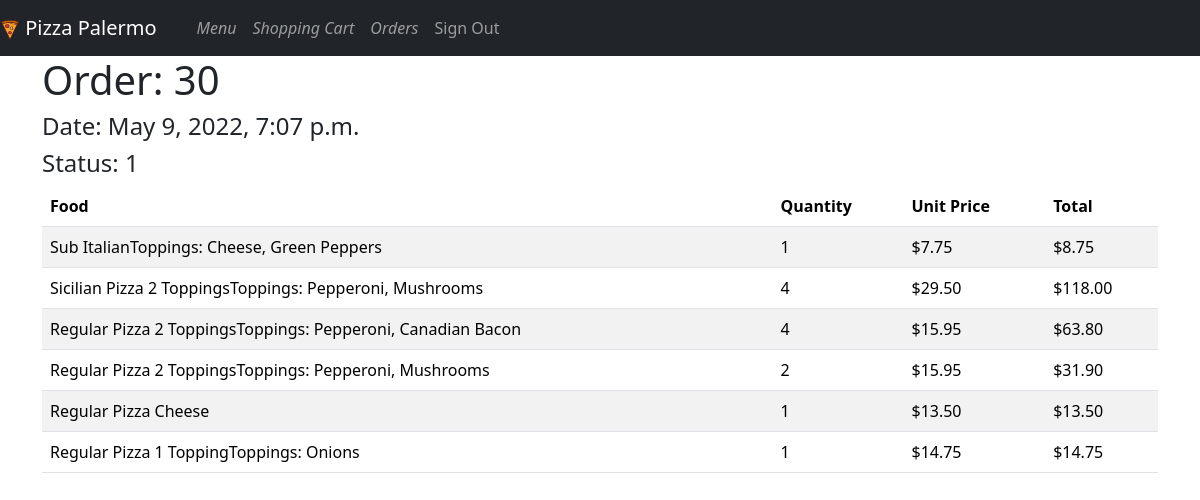
Page /orders/30/detail (signed in) on the committed database.
### orders/models.py (models this page shows, shortened)
class Order(models.Model):
    STATUS=((0,"Draft, in cart"), (1, "Placed, release by client"),
            (2, "Cooked"), (3, "Deliveried"),
            (4, "Canceled"), (5, "Paid"),)
    STATUS_DRAFT = 0
    order_total = models.DecimalField(default=0, max_digits=6, decimal_places=2)
    order_date = models.DateTimeField(auto_now_add=True, null=True, blank=True)
    status = models.PositiveSmallIntegerField(choices=STATUS, default=STATUS_DRAFT)
    user = models.ForeignKey(User, on_delete=models.SET_NULL,
                            related_name="OrderUser", null=True, blank=True)

class Cart(models.Model):
    STATUS=((0,"Open"), (1, "Release"))
    STATUS_OPEN = 0
    INITIAL_QTY = 0
    INITIAL_COST = 0
    order = models.ForeignKey(Order, on_delete=models.CASCADE, blank=True, null=True,
                                 related_name="CartOrder")
    user = models.ForeignKey(User, on_delete=models.CASCADE, related_name="Cart_User")
    menu = models.ForeignKey(Menu, on_delete=models.CASCADE, related_name="Cart_Menu")
    quantity = models.IntegerField(default=INITIAL_QTY)
    status = models.PositiveSmallIntegerField(choices=STATUS, default=STATUS_OPEN)
    sub_total_item = models.DecimalField(max_digits=6, decimal_places=2,
                                        default=INITIAL_COST)
    toppings = models.ManyToManyField(Topping, related_name="CartTopping", blank=True)
    extra = models.ManyToManyField(Extra, related_name="CartExtra", blank=True)

class Menu(models.Model):
    photo = models.ImageField(upload_to='food-img/', default = 'food-img/None/no-img.jpg')
    ingredient = models.CharField(max_length=64, default="")
    price = models.DecimalField(max_digits=6, decimal_places=2)

class Extra(models.Model):
    extra = models.CharField(max_length=64)
    price = models.DecimalField(max_digits=6, decimal_places=2)

class Pizza(Menu):
    SIZE = ((0,"Small"), (1,"Large"),)
    MEAL_TYPE = ((0,"Regular Pizza"),(1,"Sicilian Pizza"),)
    AMOUNT_TOPPINGS = ((0,0),(1,1),(2,2),(3,3))
    meal_type = models.PositiveSmallIntegerField(choices=MEAL_TYPE)
    meal_size = models.PositiveSmallIntegerField(choices=SIZE)
    amount_toppings = models.PositiveSmallIntegerField(choices=AMOUNT_TOPPINGS,default=0)

class Topping(models.Model):
    topping = models.CharField(max_length=64)

### orders/views.py (the view)
# urls.py: path("orders/<int:pk>/detail", DetailOrderView.as_view(), name="detailinvoices"),
class DetailOrderView(DetailView):
    template_name = "orders/invoices_detail.html"
    login_url = reverse_lazy("orders:login")
    STATUS_DRAFT = 0
    def get_queryset(self):
        queryset = Order.objects.filter(Q(user=self.request.user)&
                        ~Q(status=self.STATUS_DRAFT) &
                        Q(id=self.kwargs.get("pk",0)))
        return queryset
    def get_context_data(self, **kwargs):
        context = super().get_context_data(**kwargs)
        try:
            order = Order.objects.get(Q(user=self.request.user)&
                                    ~Q(status=self.STATUS_DRAFT) &
                                    Q(id=self.kwargs.get("pk",0)))
        except Order.DoesNotExist:
            return context
        else:
            context["carts"]=Cart.objects.filter(Q(user=self.request.user)&
                            ~Q(status=self.STATUS_DRAFT) &
                            Q(order=order))
            context["total"] = order.order_total
            return context

### orders/helpers.py (called while the page is built)
def is_pizza(food):
    try:
        return isinstance(food.pizza,Pizza)
    except Menu.pizza.RelatedObjectDoesNotExist:
        return False

def is_sub(food):
    try:
        return isinstance(food.sub,Sub)
    except Menu.sub.RelatedObjectDoesNotExist:
        return False

### orders/templatetags/orders_extras.py (called while the page is built, shortened)
@register.filter()
def food_desc(item):
    text = ""
    if(is_pizza(item.menu)):
        text += f"{Pizza.MEAL_TYPE[item.menu.pizza.meal_type][1]} {item.menu.ingredient}"
        queryset = item.toppings.all()
        max_top = len(queryset)
        for index, top in enumerate(queryset):
            if index==0:
                text += "Toppings: "
            text += f"{top.topping}"
            if index+1<max_top:
                text += ", "
        return text
    if (is_sub(item.menu)):
        text += f"Sub {item.menu.ingredient}"
        queryset = item.extra.all()
        extras_items = len(queryset)
        for index, top in enumerate(queryset):
            if index==0:
                text += "Toppings: "
            text += f"{top.extra}"
            if index+1<extras_items:
                text += ", "
        return text

### orders/templates/orders/invoices_detail.html (shortened to what this page needs)
{% extends "orders/base.html" %}
{% block body %}
{% load orders_extras %}
<h1>Order: {{object.id}}</h1>
<h4>Date: {{object.order_date}}</h4>
<h4>Status: {{object.status}}</h4>
{% include "orders/item_carts.html" with carts=carts editable=False total=total%}
{% endblock %}

### orders/templates/orders/item_carts.html (shortened to what this page needs)
{% load orders_extras %}
<table class="table table-striped">
    <thead>
      <tr>
        <th> Food </th>
        <th> Quantity </th>
        <th> Unit Price </th>
        <th> Total </th>
      </tr>
    </thead>
    <tbody>
    {% for item in carts %}
      <tr>
        <td>
          {{ item|food_desc }}
        </td>
        <td> {{item.quantity}}</td>
        <td> ${{item.menu.price}}</td>
        <td> ${{item.sub_total_item}}
        </td>
      </tr>
    {% endfor %}
    </tbody>
    </table>

### rows in the picture
Order: id "30", order_date "May 9, 2022, 7:07 p.m.", status "1"
Cart: menu+id "Sub ItalianToppings: Cheese, Green Peppers", quantity "1", menu.price "7.75", sub_total_item "8.75"
Cart: menu+id "Sicilian Pizza 2 ToppingsToppings: Pepperoni, Mushrooms", quantity "4", menu.price "29.50", sub_total_item "118.00"
Cart: menu+id "Regular Pizza 2 ToppingsToppings: Pepperoni, Canadian Bacon", quantity "4", menu.price "15.95", sub_total_item "63.80"
Cart: menu+id "Regular Pizza 2 ToppingsToppings: Pepperoni, Mushrooms", quantity "2", menu.price "15.95", sub_total_item "31.90"
Cart: menu+id "Regular Pizza Cheese", quantity "1", menu.price "13.50", sub_total_item "13.50"
Cart: menu+id "Regular Pizza 1 ToppingToppings: Onions", quantity "1", menu.price "14.75", sub_total_item "14.75"
